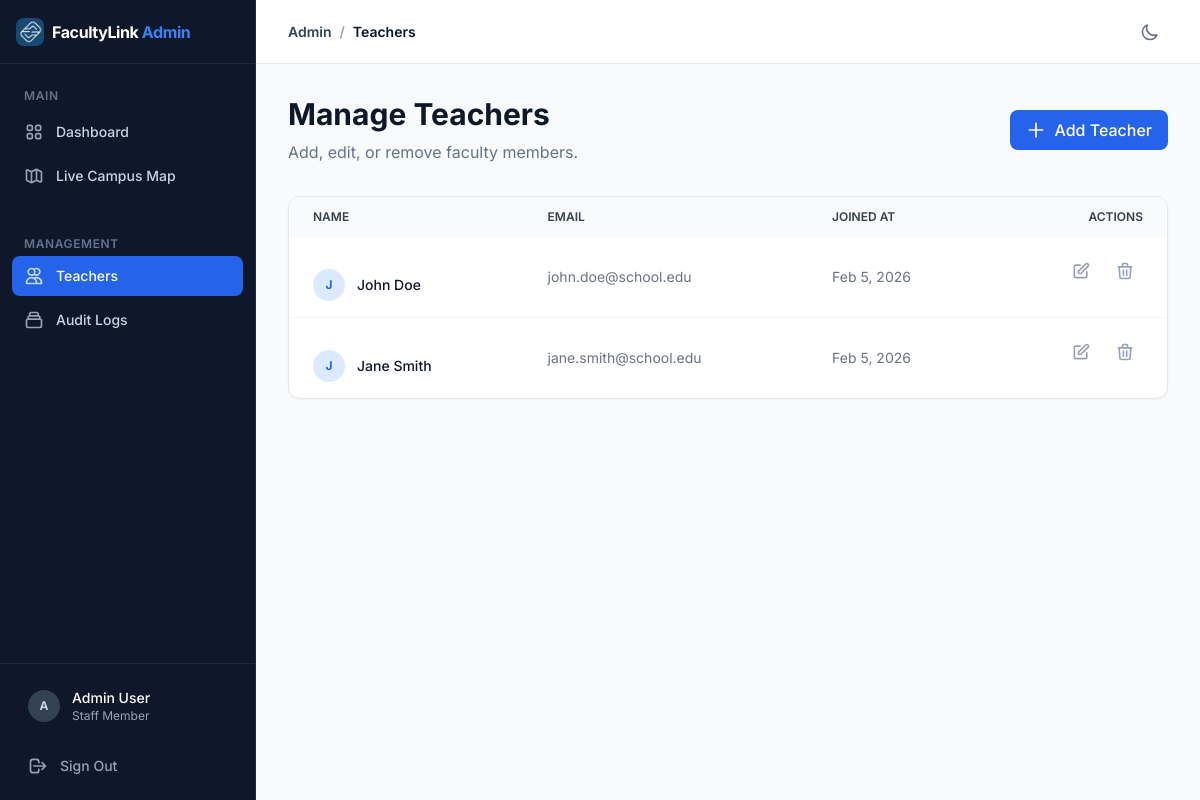
Screenshot of /?page=admin_teachers (signed in) with the database file from the repository.
### tables this page shows
CREATE TABLE IF NOT EXISTS teacher_profiles (
  teacher_user_id BIGINT UNSIGNED PRIMARY KEY,
  employee_no VARCHAR(50) NULL UNIQUE,
  department VARCHAR(120) NULL,
  subjects_json JSON NULL,
  office_text VARCHAR(255) NULL,
  created_at DATETIME NOT NULL DEFAULT CURRENT_TIMESTAMP,
  updated_at DATETIME NULL DEFAULT NULL ON UPDATE CURRENT_TIMESTAMP,
  CONSTRAINT fk_tp_user FOREIGN KEY (teacher_user_id) REFERENCES users(id) ON DELETE CASCADE
);

CREATE TABLE IF NOT EXISTS users (
  id BIGINT UNSIGNED AUTO_INCREMENT PRIMARY KEY,
  role ENUM('admin','teacher','student') NOT NULL,
  name VARCHAR(120) NOT NULL,
  email VARCHAR(190) NOT NULL UNIQUE,
  password_hash VARCHAR(255) NOT NULL,
  is_active TINYINT(1) NOT NULL DEFAULT 1,
  created_at DATETIME NOT NULL DEFAULT CURRENT_TIMESTAMP,
  updated_at DATETIME NULL DEFAULT NULL ON UPDATE CURRENT_TIMESTAMP
);

### public/index.php (called while the page is built, shortened)
<?php
require __DIR__ . '/../app/auth.php';
$page = $_GET['page'] ?? 'login';
$routes = [
    'login' => __DIR__ . '/../app/pages/login.php',
    'student_dashboard' => __DIR__ . '/../app/pages/student_dashboard.php',
    'student_teacher' => __DIR__ . '/../app/pages/student_teacher.php',
    'teacher_dashboard' => __DIR__ . '/../app/pages/teacher_dashboard.php',
    'admin_dashboard' => __DIR__ . '/../app/pages/admin_dashboard.php',
    'admin_monitor' => __DIR__ . '/../app/pages/admin_monitor.php',
    'profile' => __DIR__ . '/../app/pages/profile.php',
    'login_post' => __DIR__ . '/../app/actions/login_post.php',
    'logout_post' => __DIR__ . '/../app/actions/logout_post.php',
    'teacher_status_post' => __DIR__ . '/../app/actions/teacher_status_post.php',
    'teacher_location_post' => __DIR__ . '/../app/actions/teacher_location_post.php',
    'admin_locations_json' => __DIR__ . '/../app/pages/admin_locations_json.php',
    'public_locations_json' => __DIR__ . '/../app/pages/public_locations_json.php',
    'admin_teachers' => __DIR__ . '/../app/pages/admin_teachers.php',
    'admin_audit' => __DIR__ . '/../app/pages/admin_audit.php',
    'admin_teacher_create' => __DIR__ . '/../app/actions/admin_teacher_create.php',
    'admin_teacher_update' => __DIR__ . '/../app/actions/admin_teacher_update.php',
    'admin_teacher_delete' => __DIR__ . '/../app/actions/admin_teacher_delete.php',
];
require $routes[$page];

### app/auth.php (called while the page is built, shortened)
<?php
function current_user(): ?array {
    return $_SESSION['user'] ?? null;
}

### app/pages/admin_teachers.php (the view, shortened to what this page needs)
<?php
$u = current_user();
$pdo = db();
$stmt = $pdo->prepare("
    SELECT u.*, tp.employee_no, tp.department, tp.subjects_json, tp.office_text
    FROM users u
    LEFT JOIN teacher_profiles tp ON u.id = tp.teacher_user_id
    WHERE u.role = 'teacher'
    ORDER BY u.created_at DESC
");
$stmt->execute();
$teachers = $stmt->fetchAll();
?>
<!DOCTYPE html>
<html lang="en">
<head>
    <link rel="stylesheet" href="/assets/app.css">
</head>
<body class="bg-gray-50 dark:bg-slate-900 min-h-screen font-sans text-slate-800 dark:text-slate-200 transition-colors duration-200">
    <div class="flex h-screen overflow-hidden">
        <aside class="w-64 bg-slate-900 dark:bg-slate-950 text-white flex-shrink-0 hidden md:flex flex-col border-r border-slate-800">
            <div class="h-16 flex items-center px-4 border-b border-slate-800 gap-2">
                <img src="/assets/favicon/web-app-manifest-512x512.png" class="w-7 h-7 rounded-lg" alt="Logo" style="width: 28px; height: 28px;">
                <span class="text-base font-bold tracking-tight" style="white-space: nowrap;">FacultyLink <span class="text-blue-500">Admin</span></span>
            </div>
            <nav class="flex-1 px-3 py-6 space-y-1">
                <div class="px-3 mb-2 text-xs font-semibold text-slate-500 uppercase tracking-wider">
                    Main
                </div>
                <a href="/?page=admin_dashboard" class="flex items-center px-3 py-2.5 text-sm font-medium text-slate-300 hover:bg-slate-800 hover:text-white rounded-lg group transition-colors">
                    Dashboard
                </a>
                <a href="/?page=admin_monitor" class="flex items-center px-3 py-2.5 text-sm font-medium text-slate-300 hover:bg-slate-800 hover:text-white rounded-lg group transition-colors">
                    Live Campus Map
                </a>
                <div class="px-3 text-xs font-semibold text-slate-500 uppercase tracking-wider" style="margin-top: 40px;">
                    Management
                </div>
                <a href="/?page=admin_teachers" class="flex items-center px-3 py-2.5 text-sm font-medium bg-blue-600 rounded-lg text-white group">
                    <svg class="w-5 h-5 mr-3 text-blue-200" fill="none" stroke="currentColor" stroke-width="2" viewBox="0 0 24 24"><path stroke-linecap="round" stroke-linejoin="round" d="M12 4.354a4 4 0 110 5.292M15 21H3v-1a6 6 0 0112 0v1zm0 0h6v-1a6 6 0 00-9-5.197M13 7a4 4 0 11-8 0 4 4 0 018 0z"></path></svg>
                    Teachers
                </a>
                <a href="/?page=admin_audit" class="flex items-center px-3 py-2.5 text-sm font-medium text-slate-300 hover:bg-slate-800 hover:text-white rounded-lg group transition-colors">
                    Audit Logs
                </a>
            </nav>
            <div class="p-4 border-t border-slate-800">
                <a href="/?page=profile" class="px-3 mb-4 flex items-center gap-3 hover:bg-slate-800 rounded-lg py-2 transition-colors group">
                     <div class="h-8 w-8 rounded-full bg-slate-700 flex items-center justify-center font-bold text-xs text-slate-300 group-hover:bg-slate-600 group-hover:text-white transition-colors">
                        <?= strtoupper(substr($u['name'], 0, 1)) ?>
                    </div>
                    <div class="overflow-hidden">
                         <div class="text-sm font-medium text-white truncate group-hover:text-blue-400 transition-colors"><?= htmlspecialchars($u['name']) ?></div>
                         <div class="text-xs text-slate-400 truncate">Staff Member</div>
                    </div>
                </a>
                <a href="/?page=logout_post" class="flex items-center px-3 py-2 text-sm font-medium text-slate-400 hover:text-white hover:bg-slate-800 rounded-lg transition-colors">
                    <svg class="w-5 h-5 mr-3" fill="none" stroke="currentColor" stroke-width="2" viewBox="0 0 24 24"><path stroke-linecap="round" stroke-linejoin="round" d="M17 16l4-4m0 0l-4-4m4 4H7m6 4v1a3 3 0 01-3 3H6a3 3 0 01-3-3V7a3 3 0 013-3h4a3 3 0 013 3v1"></path></svg>
                    Sign Out
                </a>
            </div>
        </aside>
        <main class="flex-1 overflow-y-auto">
            <header class="hidden md:flex bg-white dark:bg-slate-800 border-b border-gray-200 dark:border-slate-700 h-16 items-center justify-between px-8 sticky top-0 z-10 transition-colors duration-200">
                <div class="flex items-center text-sm text-slate-700 dark:text-slate-300 font-semibold">
                    <span>Admin</span>
                    <span class="mx-2 text-slate-400">/</span>
                    <span class="text-slate-900 dark:text-white">Teachers</span>
                </div>
                <div class="flex items-center gap-4">
                    <button onclick="window.toggleTheme()" class="p-2 rounded-lg hover:bg-gray-100 dark:hover:bg-slate-700 text-gray-500 dark:text-slate-400 transition-colors">
                        <svg class="w-5 h-5 block dark:hidden" fill="none" stroke="currentColor" viewBox="0 0 24 24"><path stroke-linecap="round" stroke-linejoin="round" stroke-width="2" d="M20.354 15.354A9 9 0 018.646 3.646 9.003 9.003 0 0012 21a9.003 9.003 0 008.354-5.646z"></path></svg>
                    </button>
                </div>
            </header>
            <div class="p-6 md:p-8 max-w-7xl mx-auto">
                <div class="flex items-center justify-between mb-8">
                    <div>
                        <h1 class="text-2xl md:text-3xl font-bold text-slate-900 dark:text-white">Manage Teachers</h1>
                        <p class="text-slate-500 dark:text-slate-400 mt-2">Add, edit, or remove faculty members.</p>
                    </div>
                    <button onclick="document.getElementById('addTeacherModal').showModal()" class="flex items-center px-4 py-2 bg-blue-600 hover:bg-blue-700 text-white font-medium rounded-lg transition-colors">
                        <svg class="w-5 h-5 mr-2" fill="none" stroke="currentColor" stroke-width="2" viewBox="0 0 24 24"><path stroke-linecap="round" stroke-linejoin="round" d="M12 4v16m8-8H4"></path></svg>
                        Add Teacher
                    </button>
                </div>
                <div class="bg-white dark:bg-slate-800 rounded-xl border border-gray-200 dark:border-slate-700 shadow-sm overflow-hidden">
                    <div class="overflow-x-auto">
                        <table class="w-full text-left text-sm text-gray-500 dark:text-slate-400">
                            <thead class="bg-gray-50 dark:bg-slate-700/50 text-xs uppercase text-gray-700 dark:text-slate-300">
                                <tr>
                                    <th class="px-6 py-3 font-semibold">Name</th>
                                    <th class="px-6 py-3 font-semibold">Email</th>
                                    <th class="px-6 py-3 font-semibold">Joined At</th>
                                    <th class="px-6 py-3 font-semibold text-right">Actions</th>
                                </tr>
                            </thead>
                            <tbody class="divide-y divide-gray-100 dark:divide-slate-700">
                                <?php if (empty($teachers)): ?>
                                    <tr>
                                        <td colspan="4" class="px-6 py-8 text-center text-gray-500 dark:text-slate-400">
                                            No teachers found. Click "Add Teacher" to create one.
                                        </td>
                                    </tr>
                                <?php else: ?>
                                    <?php foreach ($teachers as $teacher): ?>
                                    <tr class="hover:bg-gray-50 dark:hover:bg-slate-700/50 transition-colors">
                                        <td class="px-6 py-4 font-medium text-slate-900 dark:text-white flex items-center gap-3">
                                            <div class="h-8 w-8 rounded-full bg-blue-100 dark:bg-blue-900/50 text-blue-600 dark:text-blue-400 flex items-center justify-center text-xs font-bold">
                                                <?= strtoupper(substr($teacher['name'], 0, 1)) ?>
                                            </div>
                                            <?= htmlspecialchars($teacher['name']) ?>
                                        </td>
                                        <td class="px-6 py-4"><?= htmlspecialchars($teacher['email']) ?></td>
                                        <td class="px-6 py-4"><?= date('M j, Y', strtotime($teacher['created_at'])) ?></td>
                                        <td class="px-6 py-4 text-right flex items-center justify-end gap-2">
                                            <button onclick="editTeacher(<?= htmlspecialchars(json_encode($teacher)) ?>)" class="p-2 text-slate-400 hover:text-blue-600 transition-colors">
                                                <svg class="w-5 h-5" fill="none" stroke="currentColor" stroke-width="2" viewBox="0 0 24 24"><path stroke-linecap="round" stroke-linejoin="round" d="M11 5H6a2 2 0 00-2 2v11a2 2 0 002 2h11a2 2 0 002-2v-5m-1.414-9.414a2 2 0 112.828 2.828L11.828 15H9v-2.828l8.586-8.586z"></path></svg>
                                            </button>
                                            <button onclick="confirmDelete(<?= $teacher['id'] ?>, '<?= htmlspecialchars($teacher['name'], ENT_QUOTES) ?>')" class="p-2 text-slate-400 hover:text-red-600 transition-colors">
                                                <svg class="w-5 h-5" fill="none" stroke="currentColor" stroke-width="2" viewBox="0 0 24 24"><path stroke-linecap="round" stroke-linejoin="round" d="M19 7l-.867 12.142A2 2 0 0116.138 21H7.862a2 2 0 01-1.995-1.858L5 7m5 4v6m4-6v6m1-10V4a1 1 0 00-1-1h-4a1 1 0 00-1 1v3M4 7h16"></path></svg>
                                            </button>
                                        </td>
                                    </tr>
                                    <?php endforeach; ?>
                                <?php endif; ?>
                            </tbody>
                        </table>
                    </div>
                </div>
            </div>
        </main>
    </div>
</body>
</html>

### rows the page displays
teacher_profiles: teacher_user_id.name "J", teacher_user_id.name "John Doe", teacher_user_id.email "john.doe@school.edu", teacher_user_id.created_at "Feb 5, 2026"
teacher_profiles: teacher_user_id.name "J", teacher_user_id.name "Jane Smith", teacher_user_id.email "jane.smith@school.edu", teacher_user_id.created_at "Feb 5, 2026"

### other values shown
substr($u['name'], 0, 1) "A"
$u['name'] "Admin User"
